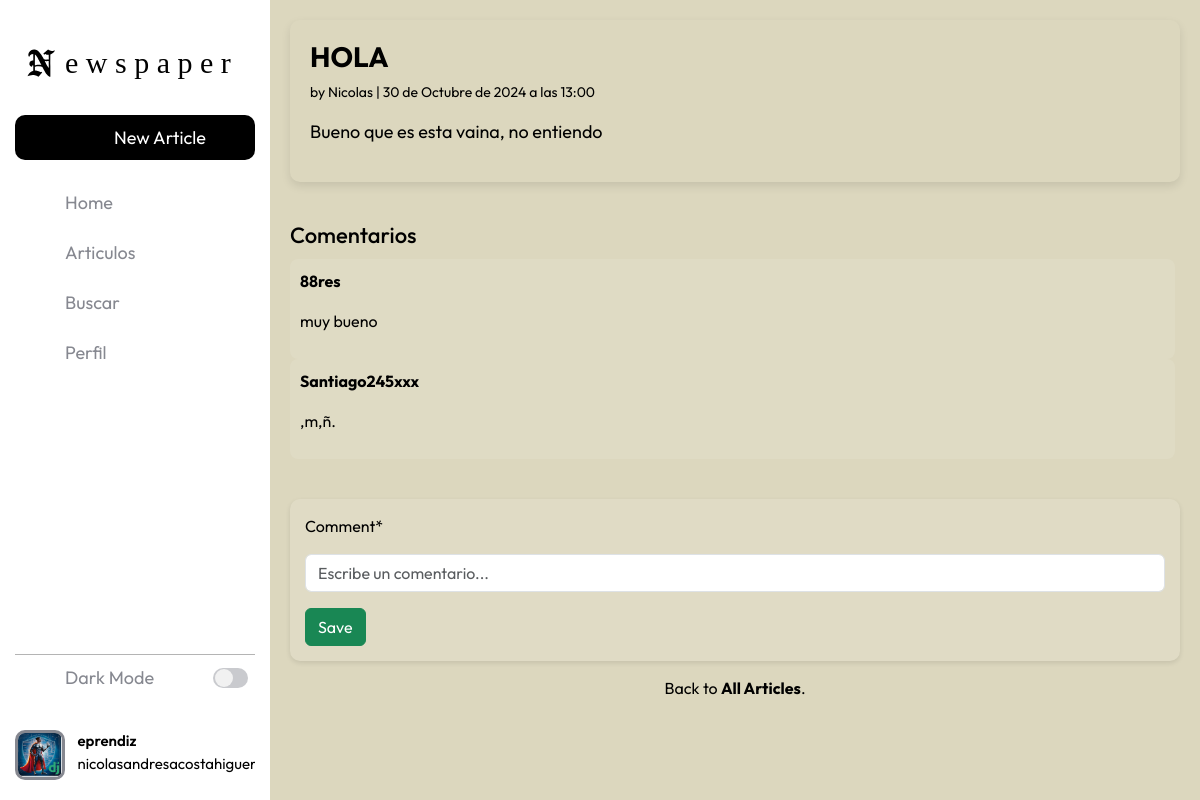
Page /articles/4/ (signed in) on the earlier database version.
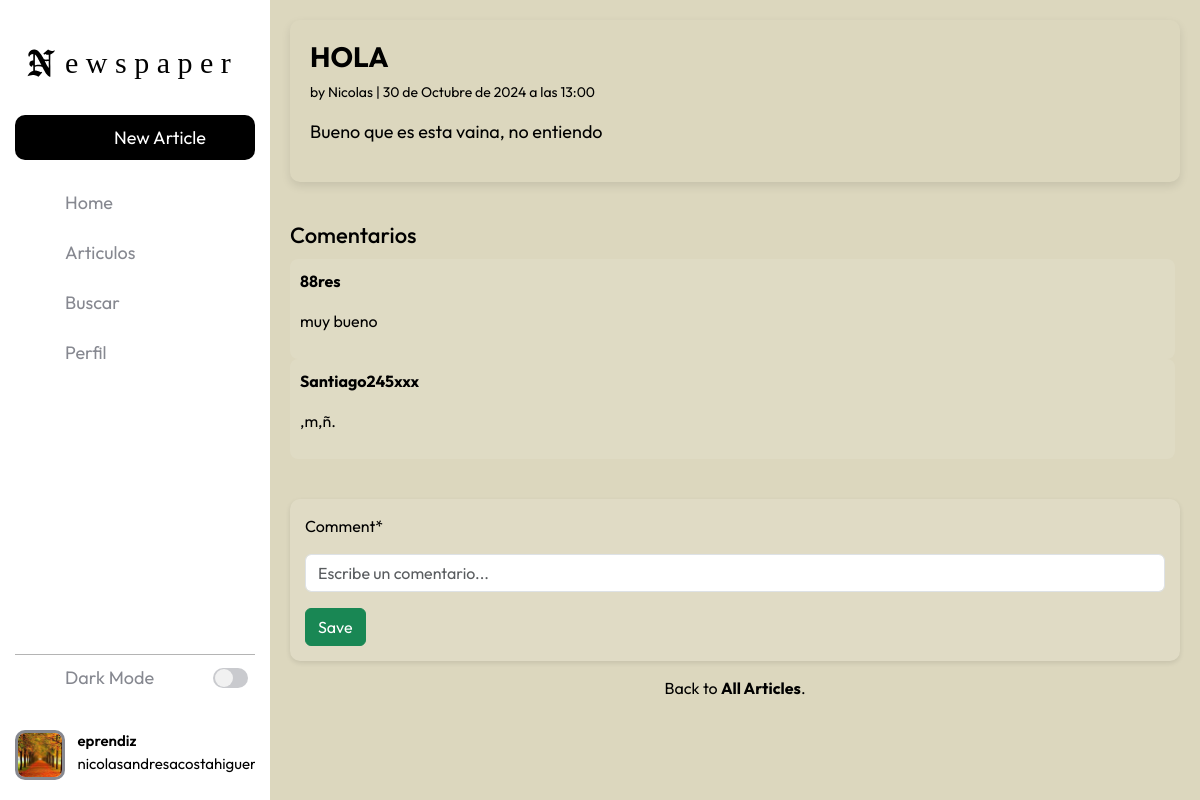
Same page on the later database version.
### accounts/models.py (models this page shows, shortened)
class CustomUser(AbstractUser):
    age = models.PositiveIntegerField(null=True, blank=True)

class Profile(models.Model):
    user = models.OneToOneField(settings.AUTH_USER_MODEL, on_delete=models.CASCADE)
    profile_picture = models.ImageField(upload_to='profile_pics/', default='default.jpg')
    followers = models.ManyToManyField(settings.AUTH_USER_MODEL, related_name="followers", blank=True)

### articles/views.py (the view, shortened to what this page needs)
class ArticleDetailView(LoginRequiredMixin,View):
    def get(self,request,*args, **kwargs):
        view = CommentGet.as_view()
        return view(request,*args, **kwargs)

### articles/forms.py
class CommentForm(forms.ModelForm):
    class Meta:
        model = Comment
        fields = ("comment",)
    comment = forms.CharField(
        widget=forms.TextInput(attrs={'class': 'new-comment custom-form-control mt-2', 'placeholder': 'Escribe un comentario...'})
    )

### articles/models.py (called while the page is built)
    def __str__(self):
        return self.comment

### articles/views.py (called while the page is built)
    def get_context_data(self, **kwargs):
        context= super().get_context_data(**kwargs)
        context['form'] = CommentForm()
        return context

### templates/article_detail.html (shortened to what this page needs)
{% extends "base.html" %}
{% load crispy_forms_tags %}
{% block content %}
<div class="article-entry">
    <h2 class="article-title">{{ object.title }}</h2>
    <p class="article-meta">by {{ object.author }} | {{ object.date }}</p>
    <p class="article-content">{{ article.body }}</p>
</div>
<h4 class="comment-section-title">Comentarios</h4>
<div class="comment-list">
    {% for comment in article.comment_set.all %}
        <div class="comment fade-in">
            <p class="comment-author">{{ comment.author }}</p>
            <p class="comment-text">{{ comment }}</p>
        </div>
    {% empty %}
        <p class="no-comments">No comments yet. Be the first to comment!</p>
    {% endfor %}
</div>
<form action="" method="post" class="comment-form">
    {{ form|crispy }}
    <button class="btn btn-success ml-2" type="submit">Save</button>
</form>
<p class="back-link">Back to <a href="{% url 'article_list' %}">All Articles</a>.</p>
{% endblock content %}

### templates/base.html (shortened to what this page needs)
<!DOCTYPE html>
{% load static %}
<html lang="en">
    <head>
        <link rel="stylesheet" href="{% static 'css/base.css' %}">
        <link rel="stylesheet" href="{% static 'css/article_list.css' %}">
        <link rel="stylesheet" href="{% static 'css/update_profile_picture.css' %}">
        <link rel="stylesheet" href="{% static 'css/article_edit.css' %}">
        <link rel="stylesheet" href="{% static 'css/profile.css' %}">
        <link rel="stylesheet" href="{% static 'css/home.css' %}">
        <link rel="stylesheet" href="{% static 'css/detail.css' %}">
        <link rel="stylesheet" href="{% static 'css/comment_edit.css' %}">
        <link rel="stylesheet" href="{% static 'css/article_new.css' %}">
        <link rel="stylesheet" href="{% static 'css/password_change.css' %}">
        <link rel="stylesheet" href="{% static 'css/password_change_successful.css' %}">
        <link rel="stylesheet" href="{% static 'css/login.css' %}">
        <link rel="stylesheet" href="{% static 'css/signup.css' %}">
        <link rel="stylesheet" href="{% static 'css/delete_article.css' %}">
        {% load bootstrap5 %}
        {% bootstrap_css %}
    </head>
    <body>
        <div class="barra-lateral">
            <div>
                <div class="nombre-pagina">
                    <span>e w s p a p e r</span>
                </div>
                    <a class="boton" href="{% url 'article_new' %}">
                        <span>New Article</span>
                    </a>
            </div>
            <nav class="navegacion">
                <ul>
                    <li>
                        <a href="{% url 'home' %}">
                            <span>Home</span>
                        </a>
                    </li>
                    {% if user.is_authenticated %}
                    <li>
                        <a href="{% url 'article_list' %}">
                            <span>Articulos</span>
                        </a>
                    </li>
                    <li>
                        <a href="#" id="search-link">
                            <span>Buscar</span>
                        </a>
                    </li>
                    <li>
                        <a href="{% url 'profile' username=user.username %}">
                            <span>Perfil</span>
                        </a>
                    </li>
                    {% endif %}
                </ul>
            </nav>
            <div>
                <div class="linea"></div>
                <div class="modo-oscuro">
                    <div class="info">
                        <span>Dark Mode</span>
                    </div>
                    <div class="switch">
                        <div class="base">
                            <div class="circulo">
                            </div>
                        </div>
                    </div>
                </div>
                {% if user.is_authenticated %}
                    <a href="{% url 'profile' username=user.username %}" class="usuario">
                        {% if user.profile.profile_picture %}
                            <img src="{{ user.profile.profile_picture.url }}" alt="Foto de perfil" width="100">
                        {% else %}
                            <img src="/media/profile_pics/default.jpg" alt="Foto de perfil predeterminada" width="100">
                        {% endif %}
                        <div class="info-usuario">
                            <div class="nombre-email">
                                <span class="nombre">{{ user.username }}</span>
                                <span class="email">{{ user.email }}</span>
                            </div>
                        </div>
                    <a>
                {% endif %}
            </div>
        </div>
        <main>
            <section class="contenido">
                {% block content %}
                {% endblock content %}
            </section>
        </main>
    </body>
</html>

Differences in the rows shown:
changed CustomUser "eprendiz": profile.profile_picture: a different picture
